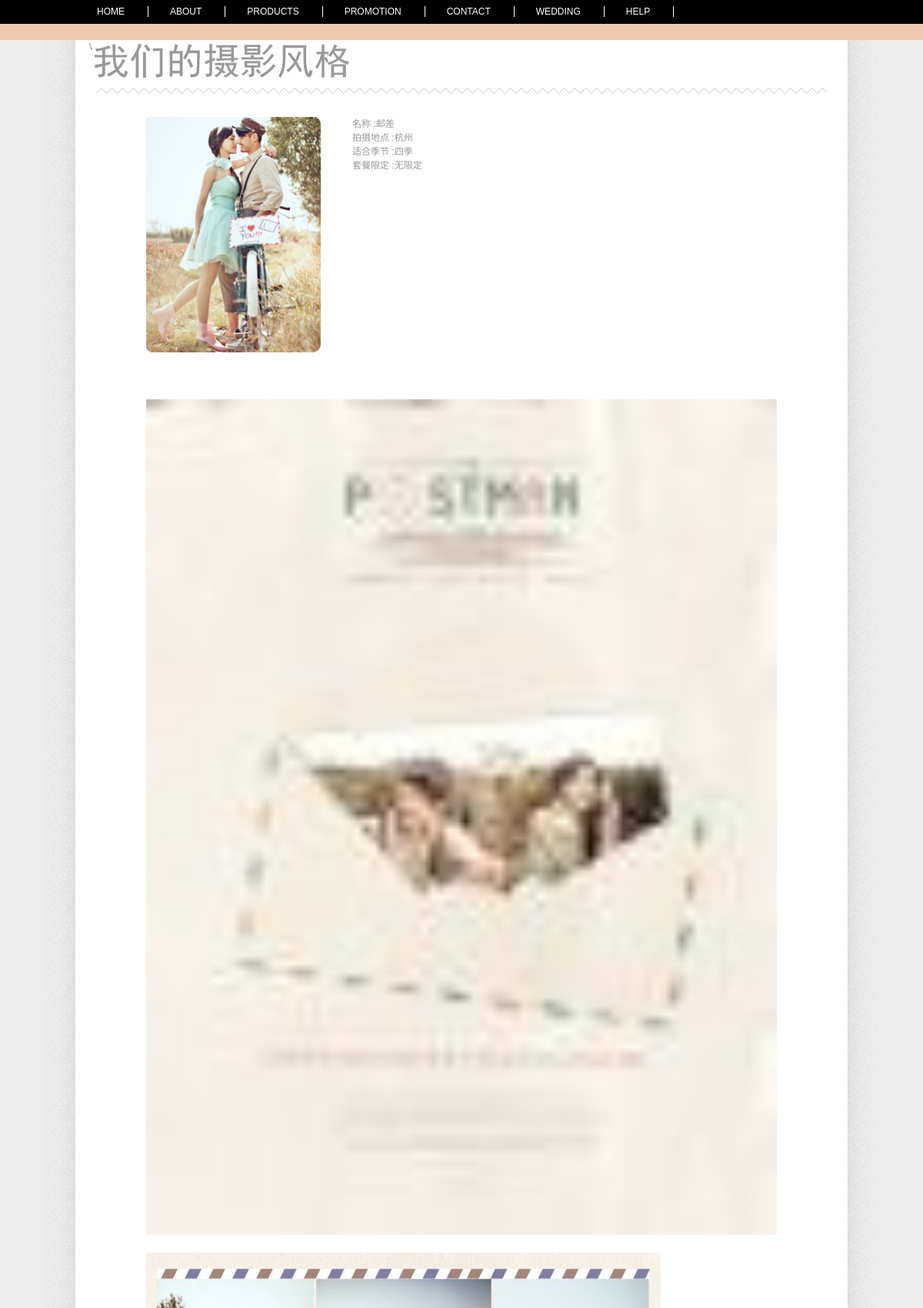
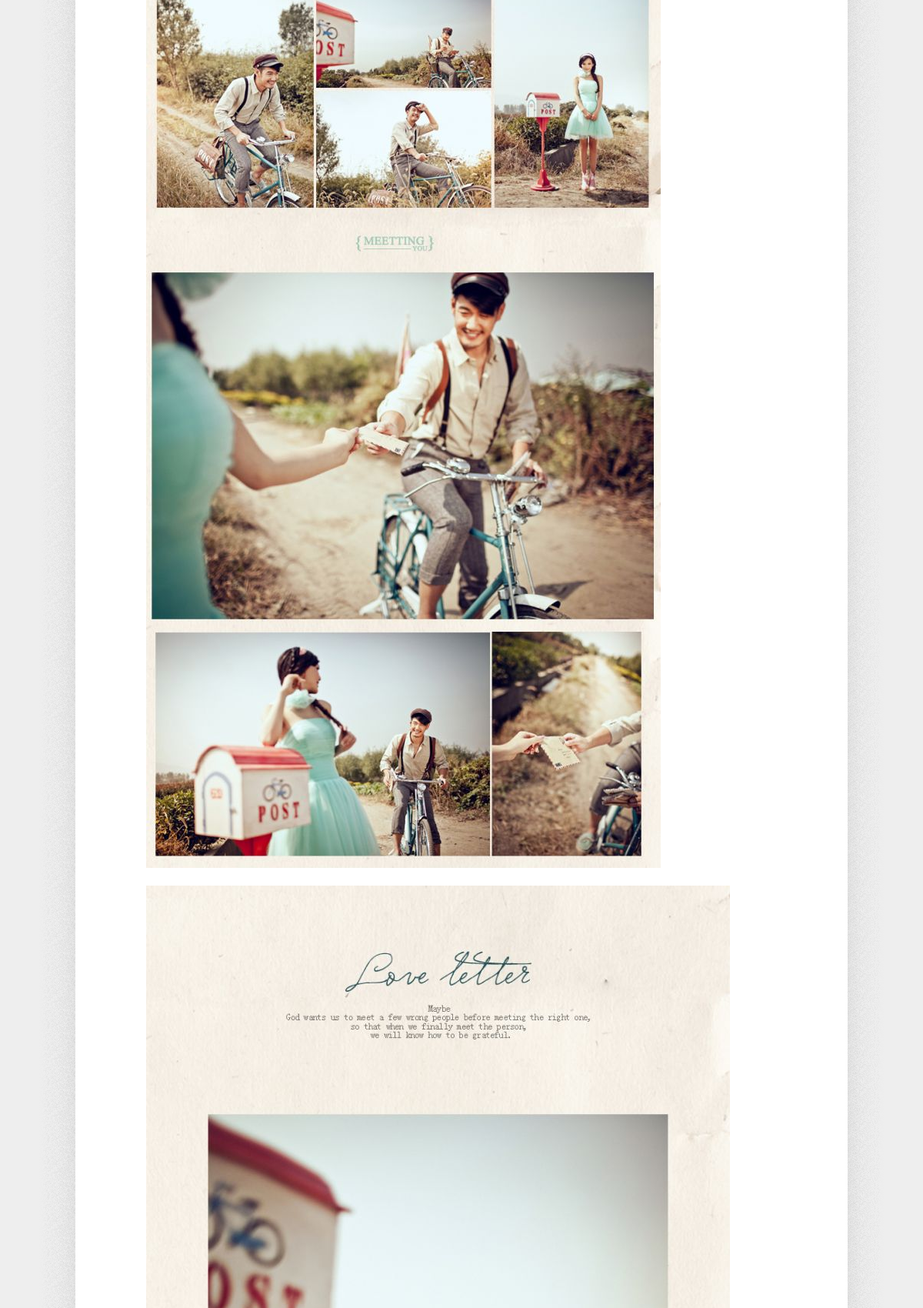
/product/productview.php?pid=1 (upper part), run on the app's committed database (2 pictures, top to bottom).
### tables this page shows
CREATE TABLE `productpic` (
  `id_prodpic` int(11) NOT NULL auto_increment,
  `id_prodinfo` int(11) NOT NULL,
  `id_hr` int(11) NOT NULL,
  `title` varchar(250) NOT NULL,
  `intro` text NOT NULL,
  `url` varchar(250) NOT NULL,
  `opicname` varchar(250) NOT NULL,
  `spicname` varchar(250) NOT NULL,
  `dele` int(1) NOT NULL default '1',
  `type` varchar(3) NOT NULL,
  `indate` datetime NOT NULL,
  `modate` datetime NOT NULL,
  `deldate` datetime NOT NULL,
  `browsecount` int(11) NOT NULL,
  PRIMARY KEY  (`id_prodpic`)
);

CREATE TABLE `productinfo` (
  `id_prodinfo` int(11) NOT NULL auto_increment,
  `id_proddir` int(11) NOT NULL,
  `id_hr` int(11) NOT NULL,
  `lang` int(1) NOT NULL default '1',
  `title` varchar(250) NOT NULL,
  `intro` text NOT NULL,
  `content` longtext NOT NULL,
  `tag` text NOT NULL,
  `dele` int(1) NOT NULL default '1',
  `isnew` int(1) NOT NULL default '1',
  `indate` datetime NOT NULL,
  `modate` datetime NOT NULL,
  `deldate` datetime NOT NULL,
  `browsecount` int(11) NOT NULL,
  `ordernum` int(11) NOT NULL,
  PRIMARY KEY  (`id_prodinfo`)
);

### www/inc/config.php (called while the page is built, shortened)
<?php
require_once("mysql.class.php");
$db_hostname="localhost";
$db_username="root";
$db_password="123456";
$db_database="bund3";
?>

### www/inc/function.class.php (called while the page is built, shortened)
<?php
$objDB=new mysql($db_hostname,$db_username,$db_password,$db_database);
$strSQL = "select iscopy,otherheader,title,keywords,description,icp,mapcode,statistics from siteset where id_siteset=1" ;
$objDB->Execute($strSQL);
function getproductpic($pid){
global	 $objDB;
$strSQL = "select opicname as pic from productpic  where id_prodinfo ='".$pid."' order by id_prodpic asc limit 1" ;
$objDB->Execute($strSQL);
$arronepic=$objDB->fields();
return $arronepic[pic];
}
?>

### www/inc/cn_productview_core.php (called while the page is built, shortened)
<?php
require "../inc/config.php";
require "../inc/function.class.php";
$strSQL = "SELECT * from productinfo where id_prodinfo=$_GET[pid] and dele='1'";
$objDB->Execute($strSQL);
$oneproduct=$objDB->fields();
?>

### www/product/productview.php (the view, shortened to what this page needs)
<?php
require "../inc/cn_productview_core.php";
?>
<!DOCTYPE html>
<html>
<head>
</head>
<body>
<link href="../inc/css/base.css" type="text/css" rel="stylesheet" />
<link href="/inc/css/works.css" type="text/css" rel="stylesheet" />
<link href="/inc/css/subject.css" type="text/css" rel="stylesheet" />
<div class="ui-navs" id="ui_navs">
<? require "../sub_header.php"; ?>
	<div class="ui-nav-sub clear" id="ui_nav_sub">
		<div class="wrapper">
		</div>
	</div>
</div>
<div class="wrapper">
	<h1 class="txt-works">
		WORKS OF bund-3<s></s>
	</h1>
	<div class="ui-wave"></div>
	<div class="subject-wrapper">
		<div class="clear package">
			<div class="package-img-panel">
				<img class="package-img" src="/upload/product/<?=getproductpic($_GET[pid]);?>" alt=""/>
			</div>
			<div class="package-info-panel">
            <?=$oneproduct[intro];?>
			</div>
		</div>
		<div class="subject-radius-box">
			<div class="subject-radius-box-top subject-radius-box-top-no-select">
			</div>
			<div class=""><p>
            <?=$oneproduct[content];?>
            </p>
			</div>
		</div>
	</div>
</div>
</body>
</html>

### www/inc/css/base.css (style rules this page uses)
﻿body,div,dl,dt,dd,ul,ol,li,h1,h2,h3,h4,h5,h6,pre,code,form,fieldset,legend,input,textarea,p,blockquote,th,td,hr { margin:0;padding:0; }
body,button,input,select,textarea { font:12px/1.5 tahoma,arial,\5b8b\4f53; }
fieldset,img,a img { border:0 }
h1,h2,h3,h4,h5,h6 { font-size:100%;font-weight:500; }
body { color:#999; background:#EEE url(/inc/pics/bg-main.png) 50% 0 repeat-y; -webkit-text-size-adjust:none; }
s { display:block; width:100%; height:100%; position:absolute; left:0; top:0; }
.wrapper { width:1004px; margin:0 auto; overflow:hidden; background:#FFF; }
.ui-nav .wrapper, .ui-nav-sub .wrapper, .ui-slider-top .wrapper { background:none; }
.ui-list:before, .ui-list:after, .ui-custom-wrapper:before, .ui-custom-wrapper:after, .clear:before, .clear:after { content:""; display:table; }
.ui-list:after, .ui-custom-wrapper:after, .clear:after { clear:both; }
.ui-list, .clear { zoom:1; }
.ui-navs { position:relative; margin-bottom:0px; zoom:1; }
.ui-nav-sub { background:#efc9af; }
.ui-nav-sub .wrapper { margin:0; height:21px; text-align:right; }
.ui-wave { width:950px; height:8px; -webkit-text-size-adjust:none; margin:0 auto 30px; background:url(/inc/pics/bg-wave-alpha.png) 0 0 repeat-x; }

### www/inc/css/works.css (style rules this page uses)
.txt-works { position:relative; width:968px; height:62px; margin:0 auto; zoom:1; }
.txt-works s { background:url(/inc/pics/txt-works-of-80inx.png) 50% 0 no-repeat; }

### www/inc/css/subject.css (style rules this page uses)
.subject-wrapper { width:820px; margin:0 auto; overflow:hidden; }
.subject-radius-box { margin-bottom:40px; }
.subject-radius-box-top { height:36px; background:url(../images/subject-radius-box-top.png) 0 0 no-repeat; }
.subject-radius-box-top-no-select { background-position:0 -37px; }
.package-img-panel { float:left; width:268px; }
.package-info-panel { float:left }
.package { margin-bottom:20px; }
.package-img { width:227px; height:306px; border-radius:5px; }

### data on the page
productpic: opicname (picture)
productinfo: intro "名称 :邮差 拍摄地点 :杭州 适合季节 :四季 套餐限定 :无限定", content (picture)
